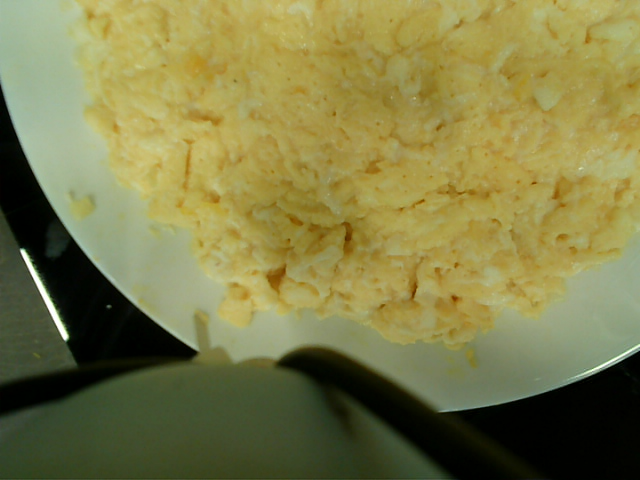
#> input picture PythonCode/Data/Accurate_Tests/Attempt_1/1/PanImage.png, 640 x 480 px
$ python MainShowMap.py
#> lines starting #> are read from the running program, lines starting #| are printed output that depends on the picture
### PythonCode/DataHandling/DataReadAndPreprocess.py
#These usually need to be to run from the top directory for the path to work usually

import statistics as stats
import os
import numpy as np
import cv2 as cv
import matplotlib.pyplot as plt

from skimage.filters.rank import entropy
from skimage.morphology import disk
import skimage


# [4 lines left out: function print_mean_and_variance, not called in this run]

def show_image(img):
    cv.imshow("Image", img)
    cv.waitKey(0)

# [120 lines left out: functions colour_img_entropy_map, colour_img_entropy, colour_img_canny, colour_img_fft, colour_img_fft_10, colour_img_canny_display_10, not called in this run]


def read_attempt(experiment_name, attempt_no):
    #arrays for the data
#> called with experiment_name = 'Accurate_Tests', attempt_no = 1
    Salinity_array = []
    Img_array = []

    n = 1  #standard starting point for measurements is 1
    while True:
        if not os.path.exists("Data/" + str(experiment_name) + "/Attempt_" + str(attempt_no) + "/" + str(n)):
            break
        n =  n + 1
    n = n - 1 # to subtract the last terted measurement
    #print("There is "  + str(n) + " measurements in  this attempt.")

    #Loop over mesurements to read them in
    for d in range(n):
        img, data = read_measurement(experiment_name, attempt_no, d+1)
        Salinity_array.append(data)
        Img_array.append(img)
    return Salinity_array, Img_array


def read_measurement(experiment_name, attempt_no, measurement_number):
#> called with experiment_name = 'Accurate_Tests', attempt_no = 1, measurement_number = 1
     data = np.load("Data/" + str(experiment_name) + "/Attempt_" + str(attempt_no) + "/" + str(measurement_number) + "/SalinityData.npy", allow_pickle=True)
#> (reads PythonCode/Data/Maps/Attempt_0/2/SalinityData.npy from the repository)
     img = cv.imread("Data/" + str(experiment_name) + "/Attempt_" + str(attempt_no) + "/" + str(measurement_number) + "/PanImage.png")
#> img is the input picture: shape (480, 640, 3); mean B, G, R 71.6, 124.5, 127.1
     return img, data

# [5 lines left out: function display_single_measurement, not called in this run]

def display_all_measurements(img_arr, data_arr):
    for n in range(len(data_arr)):
        display_single_measurement(img_arr[n], data_arr[n])

# [21 lines left out: functions mean_and_variance, plot_means_vars, not called in this run]


# [2 lines that do not run on import are left out]

### PythonCode/MainShowMap.py
import numpy as np
import matplotlib
import matplotlib.pyplot as plt
from pylab import *
import copy

import DataHandling.DataReadAndPreprocess as DATA
import CookingMoves.SalinitySamplingMoves as SALT

def initial_tests():

    # [5 lines of commented-out code are left out]

    entry_to_map = 0

    #Salinity_array, Img_array = DATA.read_attempt(experiment_name = "ResistanceSpreadingMaps", attempt_no = 0)
    #Salinity_array, Img_array = DATA.read_attempt(experiment_name = "Maps", attempt_no = 1)
    Salinity_array, Img_array = DATA.read_attempt(experiment_name = "Accurate_Tests", attempt_no = 3)
    data = Salinity_array[entry_to_map]
    #data = [1,2,3,4,5,6,7,8,9]
    data_len = len(data)
    side = np.sqrt(data_len)

    # array to display
    display = np.zeros((side.astype(int),side.astype(int)))

    #fill the display in
    #display = np.array([[1,2],[3,4]]) # test display for no_samples = 4

    for n in range(data_len):
        x = n // side
        y = n % side
        display[int(x),int(y)] = data[n]

    print(display)


    fig, ax = plt.subplots()
    set_cmap('gray')
    im = ax.pcolor(display, vmin= 0, vmax=10)
    #ax.set_title("Egg map")
    plot = fig.colorbar(im, ax=ax)
    plot.set_label('Conductance[mS]', rotation=270)
    plt.show()

def show_map(experiment_name, attempt_no, entry_number):
    Salinity_array, Img_array = DATA.read_attempt(experiment_name=experiment_name, attempt_no=attempt_no)
#> in read_attempt, `img, data = read_measurement(experiment_name, attempt_no, d+1)`: data = 100 values, max 11.58 at index 26, min 0.03 at index 19, mean 5.33
    data = Salinity_array[entry_number]
    #data = [1,2,3,4,5,6,7,8,9]
    data_len = len(data)
    side = np.sqrt(data_len)

    # array to display
    display = np.zeros((side.astype(int), side.astype(int)))

    # fill the display in
    # display = np.array([[1,2],[3,4]]) # test display for no_samples = 4

    for n in range(data_len):
        x = n // side
        y = n % side
        display[int(x), int(y)] = data[n]

    print(display)

    fig, ax = plt.subplots()
    set_cmap('gray')
    im = ax.pcolor(display, vmin=0, vmax=10)
    # ax.set_title("Egg map")
    plot = fig.colorbar(im, ax=ax)
    plot.set_label('Conductance[mS]', rotation=270)
    plt.show()
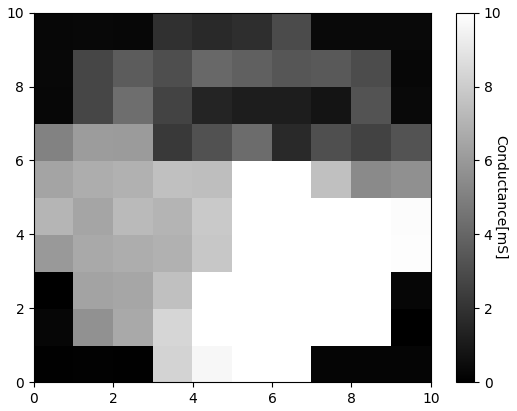
#> figure drawn by matplotlib, 2 panels


if __name__ == "__main__":
    #initial_tests()
    for attempt_no in [1,2,3,4,5,6,7,8,9]:
        for entry_number in [0,1,2]:
#> (the run stopped early here; a loop or call above may not have finished)
